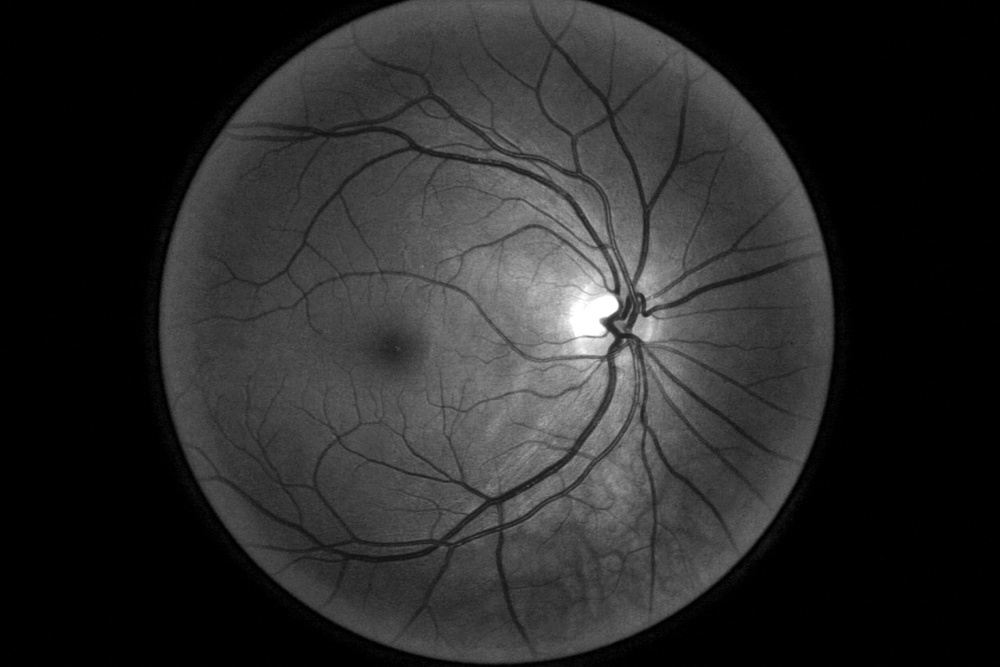
#> input picture Gray Level Transformation ( Binary Transformation ) Lecture 5/Right_eye_retina_web.jpg, 1000 x 667 px, shrunk from 1443 x 962 before the run
$ python 'Negative image.py'
#> lines starting #> are read from the running program, lines starting #| are printed output that depends on the picture
import cv2
import numpy as np
import matplotlib.pyplot as plt

img = cv2.imread('Right_eye_retina_web.jpg')
#> img is the input picture: shape (667, 1000, 3); min 0, max 255, mean 41

img_bgr = cv2.imread('Right_eye_retina_web.jpg')

# Negative image
img_negative = 255 - img
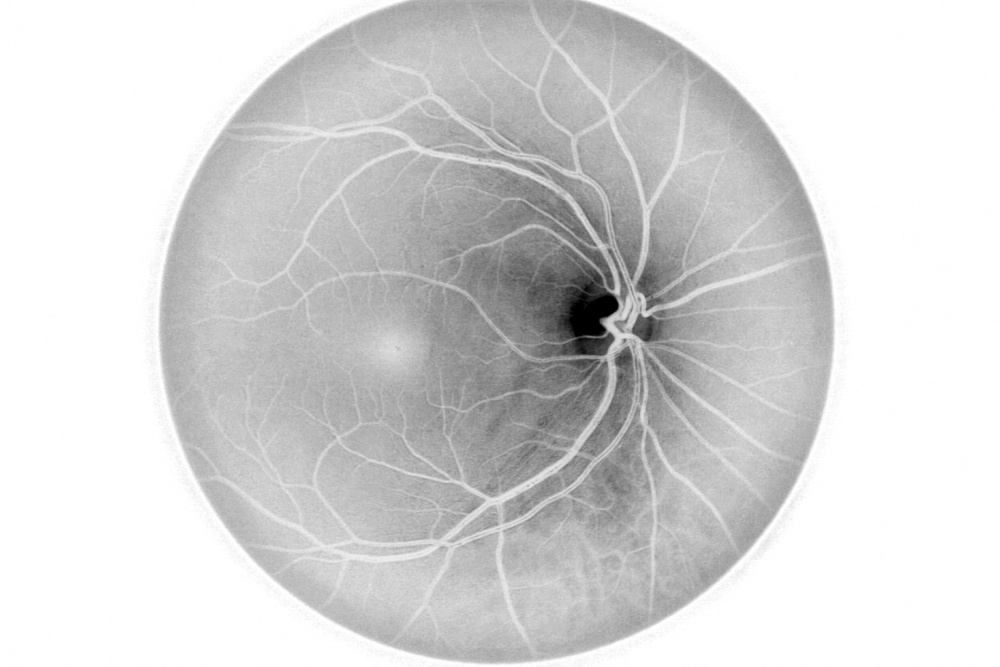
#> img_negative: shape (667, 1000, 3); min 0, max 255, mean 214


# Get height and width of the image

height, width, _ =  img_bgr.shape
#> height = 667; width = 1000

for i in range(0, height - 1):
	for j in range(0, width - 1):

		# Get the pixel value
		pixel = img_bgr[i, j]


		# 1st index contains red pixel
		pixel[0] = 255 - pixel[0]

		# 2nd index contains green pixel
		pixel[1] = 255 - pixel[1]

		# 3rd index contains blue pixel
		pixel[2] = 255 - pixel[2]

		# Store new values in the pixel
		img_bgr[i, j] = pixel


# Plotting Images

titles = ['img','Negative','Negative image with logic']

images = [img, img_negative, img_bgr]

for i in range(3):
    plt.subplot(1,3,i+1),plt.imshow(images[i])
    plt.title(titles[i])
    plt.xticks([]),plt.yticks([])

plt.show()
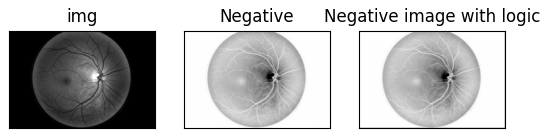
#> figure drawn by matplotlib, 3 panels
